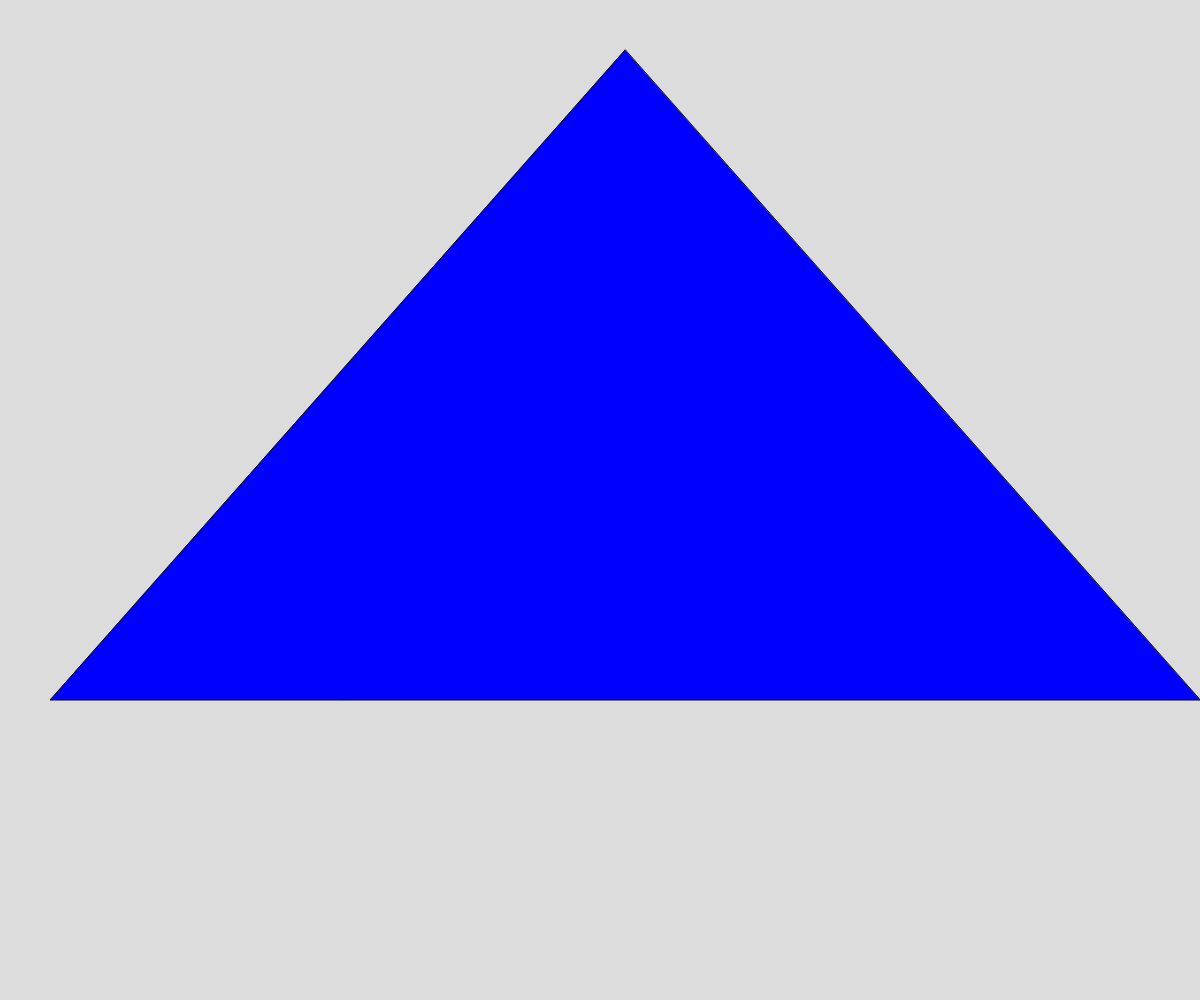
Frame 1 (no input)
Frame 60 (no input): identical to frame 1, image omitted
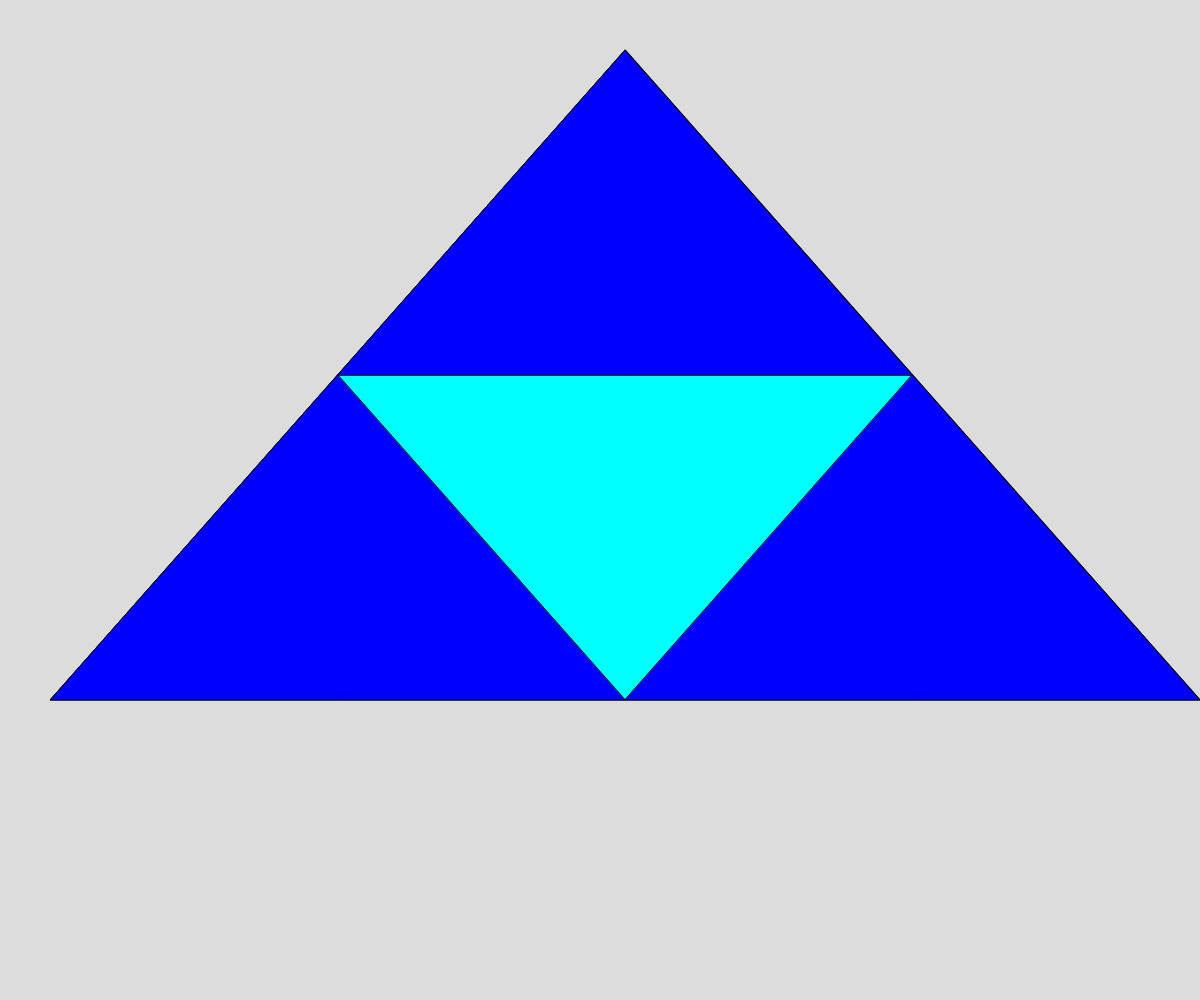
Frame 120 (the mouse pressed at the canvas centre since frame 60)

The p5.js sketch that drew these frames (run headless with seeded random() and noise() and a simulated clock; from frame 60 on, the mouse is pressed at the canvas centre):

// p5.js sketch
// ── sketch.js
/* eslint-disable indent */
// Project Title
// Your Name
// Date
//
// Extra for Experts:
// - describe what you did to take this project "above and beyond"
let initialTriangle = [
  {x: 625, y : 50},
  {x: 50, y: 700},
  {x: 1200, y: 700},
];

let theDepth = 0;
let theColors = ["blue","cyan","green","purple","red","yellow","orange","black", "grey"];

function setup() {
  createCanvas(windowWidth, windowHeight);
  background(220);
  sierpinski(initialTriangle, theDepth);
}

function draw() {
}

function sierpinski(points, depth){
  // shell triangle
  fill(theColors[depth]);
  triangle(points[0].x, points[0].y,points[1].x, points[1].y,points[2].x, points[2].y, );

  // escape clause
  if(depth > 0){
  // pattern-- draw the three new triangles
  // bottom left
  sierpinski([midPoint(points[0], points[1]),
              points[1],
              midPoint(points[1], points[2])],
              depth - 1);
  // top 
  sierpinski([midPoint(points[0], points[1]),
              points[0],
              midPoint(points[0], points[2])],
              depth - 1);
  // bottom right
  sierpinski([midPoint(points[0], points[2]),
              points[2],
              midPoint(points[1], points[2])],
              depth - 1);

  }
}

function midPoint(point1, point2){
  let midX = (point1.x + point2.x)/2;
  let midY = (point1.y + point2.y)/2;
  return {x: midX, y: midY};
}

function mousePressed(){
  if(theDepth < 8){
  theDepth++;
  background(220);
  sierpinski(initialTriangle, theDepth);
  }
}
